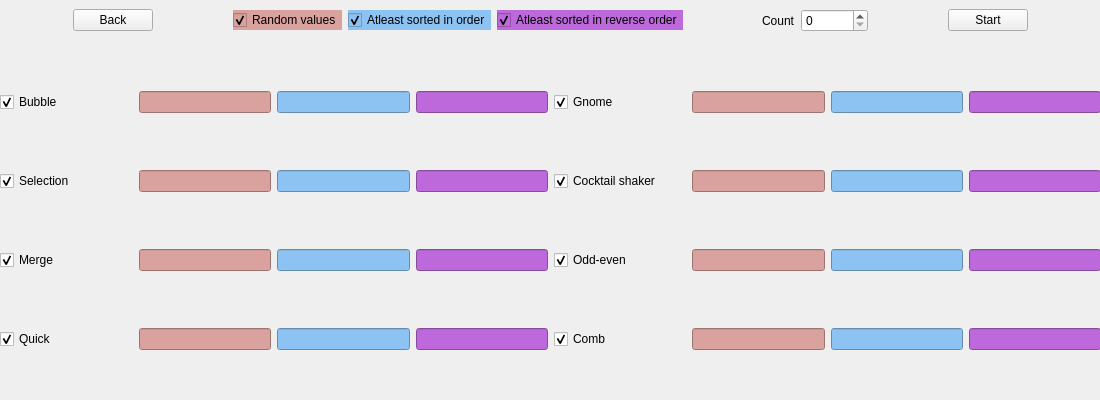
<?xml version="1.0" encoding="UTF-8"?>
<ui version="4.0">
 <class>algorithms_efficiency_window</class>
 <widget class="QWidget" name="algorithms_efficiency_window">
  <property name="windowModality">
   <enum>Qt::WindowModal</enum>
  </property>
  <property name="enabled">
   <bool>true</bool>
  </property>
  <property name="geometry">
   <rect>
    <x>0</x>
    <y>0</y>
    <width>1100</width>
    <height>400</height>
   </rect>
  </property>
  <property name="minimumSize">
   <size>
    <width>1100</width>
    <height>400</height>
   </size>
  </property>
  <property name="maximumSize">
   <size>
    <width>1100</width>
    <height>400</height>
   </size>
  </property>
  <property name="sizeIncrement">
   <size>
    <width>0</width>
    <height>0</height>
   </size>
  </property>
  <property name="windowTitle">
   <string>Form</string>
  </property>
  <widget class="QWidget" name="horizontalLayoutWidget_2">
   <property name="geometry">
    <rect>
     <x>0</x>
     <y>40</y>
     <width>1101</width>
     <height>361</height>
    </rect>
   </property>
   <layout class="QHBoxLayout" name="horizontalLayout_2">
    <item>
     <layout class="QVBoxLayout" name="verticalLayout_2">
      <item>
       <layout class="QHBoxLayout" name="horizontalLayout_3">
        <item>
         <widget class="QCheckBox" name="bubble_checkBox">
          <property name="sizePolicy">
           <sizepolicy hsizetype="Expanding" vsizetype="Fixed">
            <horstretch>0</horstretch>
            <verstretch>0</verstretch>
           </sizepolicy>
          </property>
          <property name="text">
           <string>Bubble</string>
          </property>
          <property name="checked">
           <bool>true</bool>
          </property>
         </widget>
        </item>
        <item>
         <widget class="QLineEdit" name="bubble_first_result_lineEdit">
          <property name="styleSheet">
           <string notr="true">background-color:#d9a29e;</string>
          </property>
          <property name="text">
           <string/>
          </property>
          <property name="alignment">
           <set>Qt::AlignCenter</set>
          </property>
          <property name="readOnly">
           <bool>true</bool>
          </property>
         </widget>
        </item>
        <item>
         <widget class="QLineEdit" name="bubble_second_result_lineEdit">
          <property name="styleSheet">
           <string notr="true">background-color:#8dc3f2;</string>
          </property>
          <property name="alignment">
           <set>Qt::AlignCenter</set>
          </property>
          <property name="readOnly">
           <bool>true</bool>
          </property>
         </widget>
        </item>
        <item>
         <widget class="QLineEdit" name="bubble_third_result_lineEdit">
          <property name="styleSheet">
           <string notr="true">background-color: #bd69db;</string>
          </property>
          <property name="alignment">
           <set>Qt::AlignCenter</set>
          </property>
          <property name="readOnly">
           <bool>true</bool>
          </property>
         </widget>
        </item>
       </layout>
      </item>
      <item>
       <layout class="QHBoxLayout" name="horizontalLayout_9">
        <item>
         <widget class="QCheckBox" name="selection_checkBox">
          <property name="sizePolicy">
           <sizepolicy hsizetype="Expanding" vsizetype="Fixed">
            <horstretch>0</horstretch>
            <verstretch>0</verstretch>
           </sizepolicy>
          </property>
          <property name="text">
           <string>Selection</string>
          </property>
          <property name="checked">
           <bool>true</bool>
          </property>
         </widget>
        </item>
        <item>
         <widget class="QLineEdit" name="selection_first_result_lineEdit">
          <property name="styleSheet">
           <string notr="true">background-color:#d9a29e;</string>
          </property>
          <property name="text">
           <string/>
          </property>
          <property name="alignment">
           <set>Qt::AlignCenter</set>
          </property>
          <property name="readOnly">
           <bool>true</bool>
          </property>
         </widget>
        </item>
        <item>
         <widget class="QLineEdit" name="selection_second_result_lineEdit">
          <property name="styleSheet">
           <string notr="true">background-color:#8dc3f2;</string>
          </property>
          <property name="alignment">
           <set>Qt::AlignCenter</set>
          </property>
          <property name="readOnly">
           <bool>true</bool>
          </property>
         </widget>
        </item>
        <item>
         <widget class="QLineEdit" name="selection_third_result_lineEdit">
          <property name="styleSheet">
           <string notr="true">background-color: #bd69db;</string>
          </property>
          <property name="alignment">
           <set>Qt::AlignCenter</set>
          </property>
          <property name="readOnly">
           <bool>true</bool>
          </property>
         </widget>
        </item>
       </layout>
      </item>
      <item>
       <layout class="QHBoxLayout" name="horizontalLayout_4">
        <item>
         <widget class="QCheckBox" name="merge_checkBox">
          <property name="sizePolicy">
           <sizepolicy hsizetype="Expanding" vsizetype="Fixed">
            <horstretch>0</horstretch>
            <verstretch>0</verstretch>
           </sizepolicy>
          </property>
          <property name="text">
           <string>Merge</string>
          </property>
          <property name="checked">
           <bool>true</bool>
          </property>
         </widget>
        </item>
        <item>
         <widget class="QLineEdit" name="merge_first_result_lineEdit">
          <property name="styleSheet">
           <string notr="true">background-color:#d9a29e;</string>
          </property>
          <property name="text">
           <string/>
          </property>
          <property name="alignment">
           <set>Qt::AlignCenter</set>
          </property>
          <property name="readOnly">
           <bool>true</bool>
          </property>
         </widget>
        </item>
        <item>
         <widget class="QLineEdit" name="merge_second_result_lineEdit">
          <property name="styleSheet">
           <string notr="true">background-color:#8dc3f2;</string>
          </property>
          <property name="alignment">
           <set>Qt::AlignCenter</set>
          </property>
          <property name="readOnly">
           <bool>true</bool>
          </property>
         </widget>
        </item>
        <item>
         <widget class="QLineEdit" name="merge_third_result_lineEdit">
          <property name="styleSheet">
           <string notr="true">background-color: #bd69db;</string>
          </property>
          <property name="alignment">
           <set>Qt::AlignCenter</set>
          </property>
          <property name="readOnly">
           <bool>true</bool>
          </property>
         </widget>
        </item>
       </layout>
      </item>
      <item>
       <layout class="QHBoxLayout" name="horizontalLayout_10">
        <item>
         <widget class="QCheckBox" name="quick_checkBox">
          <property name="sizePolicy">
           <sizepolicy hsizetype="Expanding" vsizetype="Fixed">
            <horstretch>0</horstretch>
            <verstretch>0</verstretch>
           </sizepolicy>
          </property>
          <property name="text">
           <string>Quick</string>
          </property>
          <property name="checked">
           <bool>true</bool>
          </property>
         </widget>
        </item>
        <item>
         <widget class="QLineEdit" name="quick_first_result_lineEdit">
          <property name="styleSheet">
           <string notr="true">background-color:#d9a29e;</string>
          </property>
          <property name="text">
           <string/>
          </property>
          <property name="alignment">
           <set>Qt::AlignCenter</set>
          </property>
          <property name="readOnly">
           <bool>true</bool>
          </property>
         </widget>
        </item>
        <item>
         <widget class="QLineEdit" name="quick_second_result_lineEdit">
          <property name="styleSheet">
           <string notr="true">background-color:#8dc3f2;</string>
          </property>
          <property name="alignment">
           <set>Qt::AlignCenter</set>
          </property>
          <property name="readOnly">
           <bool>true</bool>
          </property>
         </widget>
        </item>
        <item>
         <widget class="QLineEdit" name="quick_third_result_lineEdit">
          <property name="styleSheet">
           <string notr="true">background-color: #bd69db;</string>
          </property>
          <property name="alignment">
           <set>Qt::AlignCenter</set>
          </property>
          <property name="readOnly">
           <bool>true</bool>
          </property>
         </widget>
        </item>
       </layout>
      </item>
     </layout>
    </item>
    <item>
     <layout class="QVBoxLayout" name="verticalLayout_6">
      <item>
       <layout class="QHBoxLayout" name="horizontalLayout_16">
        <item>
         <widget class="QCheckBox" name="gnome_checkBox">
          <property name="sizePolicy">
           <sizepolicy hsizetype="Expanding" vsizetype="Fixed">
            <horstretch>0</horstretch>
            <verstretch>0</verstretch>
           </sizepolicy>
          </property>
          <property name="text">
           <string>Gnome</string>
          </property>
          <property name="checked">
           <bool>true</bool>
          </property>
         </widget>
        </item>
        <item>
         <widget class="QLineEdit" name="gnome_first_result_lineEdit">
          <property name="styleSheet">
           <string notr="true">background-color:#d9a29e;</string>
          </property>
          <property name="text">
           <string/>
          </property>
          <property name="alignment">
           <set>Qt::AlignCenter</set>
          </property>
          <property name="readOnly">
           <bool>true</bool>
          </property>
         </widget>
        </item>
        <item>
         <widget class="QLineEdit" name="gnome_second_result_lineEdit">
          <property name="styleSheet">
           <string notr="true">background-color:#8dc3f2;</string>
          </property>
          <property name="alignment">
           <set>Qt::AlignCenter</set>
          </property>
          <property name="readOnly">
           <bool>true</bool>
          </property>
         </widget>
        </item>
        <item>
         <widget class="QLineEdit" name="gnome_third_result_lineEdit">
          <property name="styleSheet">
           <string notr="true">background-color: #bd69db;</string>
          </property>
          <property name="alignment">
           <set>Qt::AlignCenter</set>
          </property>
          <property name="readOnly">
           <bool>true</bool>
          </property>
         </widget>
        </item>
       </layout>
      </item>
      <item>
       <layout class="QHBoxLayout" name="horizontalLayout_17">
        <item>
         <widget class="QCheckBox" name="cocktail_shaker_checkBox">
          <property name="sizePolicy">
           <sizepolicy hsizetype="Expanding" vsizetype="Fixed">
            <horstretch>0</horstretch>
            <verstretch>0</verstretch>
           </sizepolicy>
          </property>
          <property name="inputMethodHints">
           <set>Qt::ImhNone</set>
          </property>
          <property name="text">
           <string>Cocktail shaker</string>
          </property>
          <property name="checked">
           <bool>true</bool>
          </property>
         </widget>
        </item>
        <item>
         <widget class="QLineEdit" name="cocktail_shaker_first_result_lineEdit">
          <property name="styleSheet">
           <string notr="true">background-color:#d9a29e;</string>
          </property>
          <property name="text">
           <string/>
          </property>
          <property name="alignment">
           <set>Qt::AlignCenter</set>
          </property>
          <property name="readOnly">
           <bool>true</bool>
          </property>
         </widget>
        </item>
        <item>
         <widget class="QLineEdit" name="cocktail_shaker_second_result_lineEdit">
          <property name="styleSheet">
           <string notr="true">background-color:#8dc3f2;</string>
          </property>
          <property name="alignment">
           <set>Qt::AlignCenter</set>
          </property>
          <property name="readOnly">
           <bool>true</bool>
          </property>
         </widget>
        </item>
        <item>
         <widget class="QLineEdit" name="cocktail_shaker_third_result_lineEdit">
          <property name="styleSheet">
           <string notr="true">background-color: #bd69db;</string>
          </property>
          <property name="alignment">
           <set>Qt::AlignCenter</set>
          </property>
          <property name="readOnly">
           <bool>true</bool>
          </property>
         </widget>
        </item>
       </layout>
      </item>
      <item>
       <layout class="QHBoxLayout" name="horizontalLayout_18">
        <item>
         <widget class="QCheckBox" name="odd_even_checkBox">
          <property name="sizePolicy">
           <sizepolicy hsizetype="Expanding" vsizetype="Fixed">
            <horstretch>0</horstretch>
            <verstretch>0</verstretch>
           </sizepolicy>
          </property>
          <property name="text">
           <string>Odd-even</string>
          </property>
          <property name="checked">
           <bool>true</bool>
          </property>
         </widget>
        </item>
        <item>
         <widget class="QLineEdit" name="odd_even_first_result_lineEdit">
          <property name="styleSheet">
           <string notr="true">background-color:#d9a29e;</string>
          </property>
          <property name="text">
           <string/>
          </property>
          <property name="alignment">
           <set>Qt::AlignCenter</set>
          </property>
          <property name="readOnly">
           <bool>true</bool>
          </property>
         </widget>
        </item>
        <item>
         <widget class="QLineEdit" name="odd_even_second_result_lineEdit">
          <property name="styleSheet">
           <string notr="true">background-color:#8dc3f2;</string>
          </property>
          <property name="alignment">
           <set>Qt::AlignCenter</set>
          </property>
          <property name="readOnly">
           <bool>true</bool>
          </property>
         </widget>
        </item>
        <item>
         <widget class="QLineEdit" name="odd_even_third_result_lineEdit">
          <property name="styleSheet">
           <string notr="true">background-color: #bd69db;</string>
          </property>
          <property name="alignment">
           <set>Qt::AlignCenter</set>
          </property>
          <property name="readOnly">
           <bool>true</bool>
          </property>
         </widget>
        </item>
       </layout>
      </item>
      <item>
       <layout class="QHBoxLayout" name="horizontalLayout_19">
        <item>
         <widget class="QCheckBox" name="comb_checkBox">
          <property name="sizePolicy">
           <sizepolicy hsizetype="Expanding" vsizetype="Fixed">
            <horstretch>0</horstretch>
            <verstretch>0</verstretch>
           </sizepolicy>
          </property>
          <property name="text">
           <string>Comb</string>
          </property>
          <property name="checked">
           <bool>true</bool>
          </property>
         </widget>
        </item>
        <item>
         <widget class="QLineEdit" name="comb_first_result_lineEdit">
          <property name="styleSheet">
           <string notr="true">background-color:#d9a29e;</string>
          </property>
          <property name="text">
           <string/>
          </property>
          <property name="alignment">
           <set>Qt::AlignCenter</set>
          </property>
          <property name="readOnly">
           <bool>true</bool>
          </property>
         </widget>
        </item>
        <item>
         <widget class="QLineEdit" name="comb_second_result_lineEdit">
          <property name="styleSheet">
           <string notr="true">background-color:#8dc3f2;</string>
          </property>
          <property name="alignment">
           <set>Qt::AlignCenter</set>
          </property>
          <property name="readOnly">
           <bool>true</bool>
          </property>
         </widget>
        </item>
        <item>
         <widget class="QLineEdit" name="comb_third_result_lineEdit">
          <property name="styleSheet">
           <string notr="true">background-color: #bd69db;</string>
          </property>
          <property name="alignment">
           <set>Qt::AlignCenter</set>
          </property>
          <property name="readOnly">
           <bool>true</bool>
          </property>
         </widget>
        </item>
       </layout>
      </item>
     </layout>
    </item>
    <item>
     <layout class="QVBoxLayout" name="verticalLayout_3"/>
    </item>
   </layout>
  </widget>
  <widget class="QWidget" name="layoutWidget">
   <property name="geometry">
    <rect>
     <x>0</x>
     <y>0</y>
     <width>1101</width>
     <height>41</height>
    </rect>
   </property>
   <layout class="QHBoxLayout" name="_2">
    <item>
     <spacer name="horizontalSpacer_2">
      <property name="orientation">
       <enum>Qt::Horizontal</enum>
      </property>
      <property name="sizeHint" stdset="0">
       <size>
        <width>40</width>
        <height>20</height>
       </size>
      </property>
     </spacer>
    </item>
    <item>
     <widget class="QPushButton" name="pushButton">
      <property name="text">
       <string>Back</string>
      </property>
     </widget>
    </item>
    <item>
     <spacer name="horizontalSpacer_5">
      <property name="orientation">
       <enum>Qt::Horizontal</enum>
      </property>
      <property name="sizeHint" stdset="0">
       <size>
        <width>40</width>
        <height>20</height>
       </size>
      </property>
     </spacer>
    </item>
    <item>
     <widget class="QCheckBox" name="random_checkBox">
      <property name="styleSheet">
       <string notr="true">background-color:#d9a29e;</string>
      </property>
      <property name="text">
       <string>Random values</string>
      </property>
      <property name="checked">
       <bool>true</bool>
      </property>
     </widget>
    </item>
    <item>
     <widget class="QCheckBox" name="atleast_sorted_inorder_checkBox">
      <property name="styleSheet">
       <string notr="true">background-color:#8dc3f2;</string>
      </property>
      <property name="text">
       <string>Atleast sorted in order</string>
      </property>
      <property name="checked">
       <bool>true</bool>
      </property>
     </widget>
    </item>
    <item>
     <widget class="QCheckBox" name="atleast_sorted_rev_checkBox">
      <property name="styleSheet">
       <string notr="true">background-color: #bd69db;</string>
      </property>
      <property name="text">
       <string>Atleast sorted in reverse order</string>
      </property>
      <property name="checked">
       <bool>true</bool>
      </property>
     </widget>
    </item>
    <item>
     <spacer name="horizontalSpacer">
      <property name="orientation">
       <enum>Qt::Horizontal</enum>
      </property>
      <property name="sizeHint" stdset="0">
       <size>
        <width>40</width>
        <height>20</height>
       </size>
      </property>
     </spacer>
    </item>
    <item>
     <widget class="QLabel" name="label">
      <property name="text">
       <string>Count</string>
      </property>
     </widget>
    </item>
    <item>
     <widget class="QSpinBox" name="count_spinBox">
      <property name="sizePolicy">
       <sizepolicy hsizetype="Preferred" vsizetype="Fixed">
        <horstretch>0</horstretch>
        <verstretch>0</verstretch>
       </sizepolicy>
      </property>
      <property name="maximum">
       <number>100000</number>
      </property>
     </widget>
    </item>
    <item>
     <spacer name="horizontalSpacer_3">
      <property name="orientation">
       <enum>Qt::Horizontal</enum>
      </property>
      <property name="sizeHint" stdset="0">
       <size>
        <width>40</width>
        <height>20</height>
       </size>
      </property>
     </spacer>
    </item>
    <item>
     <widget class="QPushButton" name="start_pushButton">
      <property name="text">
       <string>Start</string>
      </property>
     </widget>
    </item>
    <item>
     <spacer name="horizontalSpacer_4">
      <property name="orientation">
       <enum>Qt::Horizontal</enum>
      </property>
      <property name="sizeHint" stdset="0">
       <size>
        <width>40</width>
        <height>20</height>
       </size>
      </property>
     </spacer>
    </item>
   </layout>
  </widget>
 </widget>
 <resources/>
 <connections/>
</ui>
